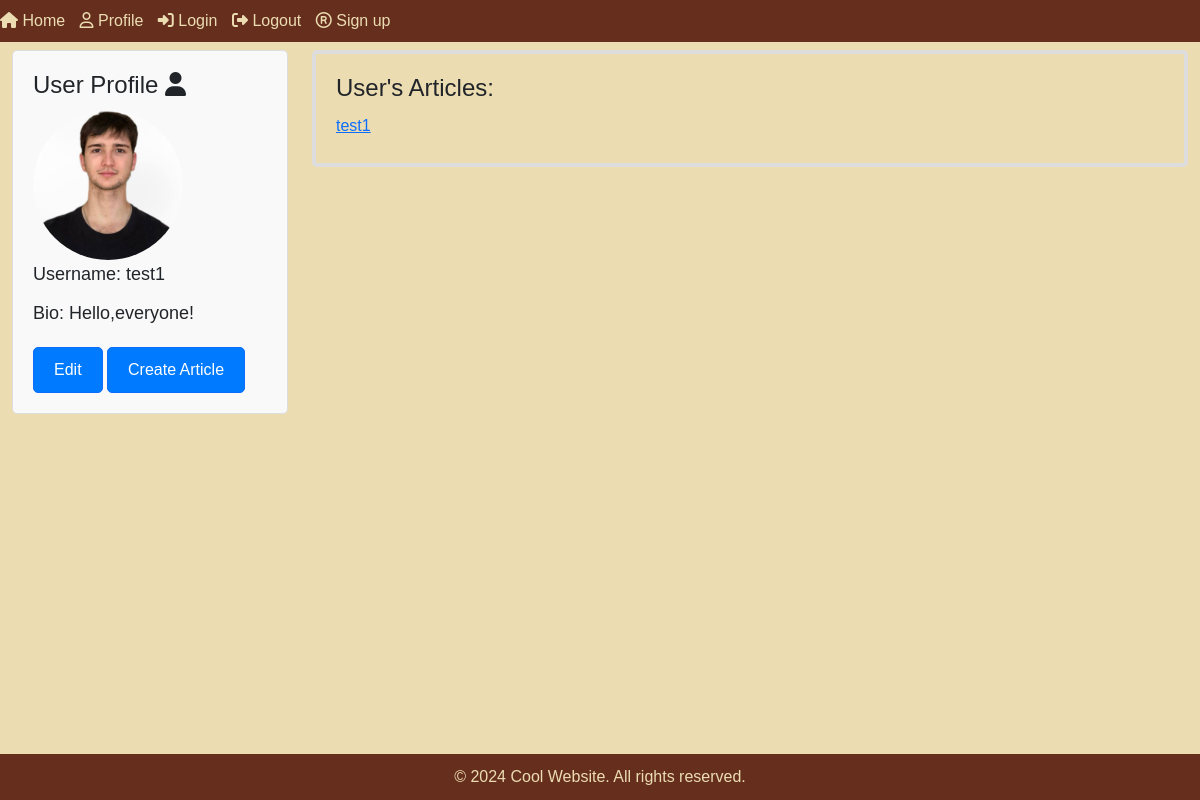
/accounts/profile/ (signed in), run on the app's committed database.
### articles/models.py (models this page shows, shortened)
class UserProfile(models.Model):
    user = models.OneToOneField(User, on_delete=models.CASCADE)
    bio = models.TextField(blank=True)
    profile_image = models.ImageField(upload_to=user_directory_path, blank=True, null=True)

class Article(models.Model):
    article_title = models.CharField('Name of the text', max_length=255)
    article_text = models.TextField('Text')
    pub_date = models.DateTimeField('Date of the publication', auto_now_add=True)
    author = models.ForeignKey(User, on_delete=models.CASCADE, default=1)
    category = models.ForeignKey(Category, on_delete=models.CASCADE, blank=True, null=True)

### articles/views.py (the view)
# urls.py: path('accounts/profile/', views.profile, name='profile'),
@login_required
def profile(request):
    try:
        user_profile = request.user.userprofile
    except UserProfile.DoesNotExist:
        user_profile = None
    user_articles = Article.objects.filter(author=request.user).order_by('-pub_date').select_related('author')
    return render(request, 'articles/profile.html', {'user_profile': user_profile, 'user_articles': user_articles})

### templates/articles/profile.html (shortened to what this page needs)
{% extends 'base.html' %}
{% block content %}
<div class="container-xxl">
    <div class="row">
        <div class="col-lg-3">
            <div class="profile">
                <h2>User Profile <i class="fas fa-user"></i></h2>
                {% if user_profile.profile_image %}
                    <img src="{{ user_profile.profile_image.url }}" alt="Profile Image" class="profile-image">
                {% else %}
                    <p>No profile image found.</p>
                {% endif %}
                <p>Username: {{ user_profile.user.username }}</p>
                <p>Bio: {{ user_profile.bio }}</p>
                <a href="{% url 'update_profile' %}" class="btn btn-primary">Edit</a>
                <a href="{% url 'user_create_article' %}" class="btn btn-primary">Create Article</a>
            </div>
        </div>
        <div class="col-lg-9">
            <div class="user-articles">
                <h3>User's Articles:</h3>
                {% if user_articles %}
                    <ul>
                        {% for article in user_articles %}
                            <li><a href="{% url 'articles:detail' article.id %}">{{ article.article_title }}</a></li>
                        {% endfor %}
                    </ul>
                {% else %}
                    <p>No articles found.</p>
                {% endif %}
            </div>
        </div>
    </div>
</div>
{% endblock %}

### static/css/styles.css (style rules this page uses)
body, h1, h2, h3, p, ul, li { margin: 0; padding: 0; }
body { font-family: 'Arial', sans-serif; line-height: 1.6; margin: 0; padding: 0; display: flex; flex-direction: column; min-height: 100vh; background-color: #ebdcb2; }
.profile { padding: 20px; background-color: #f9f9f9; border: 1px solid #ddd; border-radius: 5px; margin-bottom: 20px; }
.profile h2 { font-size: 24px; margin-bottom: 10px; margin-left: 0; }
.profile p { font-size: 18px; margin-bottom: 10px; margin-left: 0; }
.profile a { text-decoration: none; color: #fff; display: block; margin-left: 0; }
.profile a.btn { background-color: #007bff; padding: 10px 20px; border-radius: 5px; margin-top: 10px; display: inline-block; }
.profile-image { width: 150px; height: 150px; border-radius: 50%; object-fit: cover; }
.user-articles { padding: 20px; border: 4px solid #ddd; border-radius: 5px; }
.user-articles h3 { font-size: 24px; margin-bottom: 10px; }
.user-articles ul { list-style: none; padding: 0; }
.user-articles li { margin-bottom: 5px; }

### data on the page
UserProfile: profile_image (picture), user.username "test1", bio "Hello,everyone!"
Article: article_title "test1"
